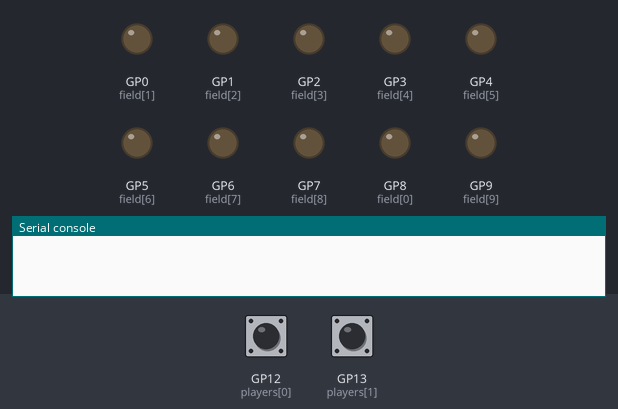
Bench run of a program on a simulated Raspberry Pi Pico running MicroPython. On the bench: output pins drawn as LEDs (lit = HIGH), the last lines printed to the serial console. Dashed ring = blinking. Inputs (shaded band) come from the test bench; at power-on: GP12 (players[0]) HIGH, GP13 (players[1]) HIGH.

Above: at 1.2 s.
1.3 s: GP12 (players[0]) pulled LOW for 0.15 s
At 1.7 s:
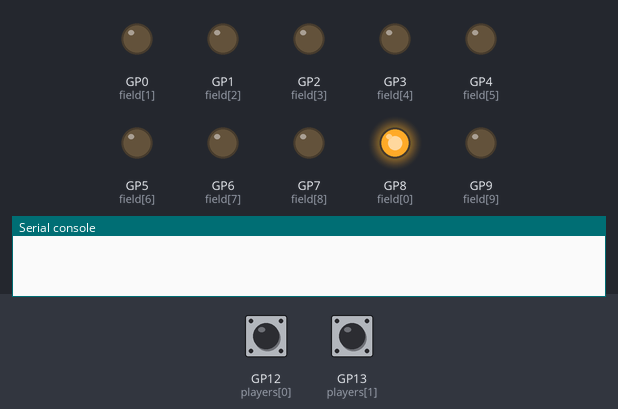
4.3 s: GP13 (players[1]) pulled LOW for 3.2 s
At 7.2 s:
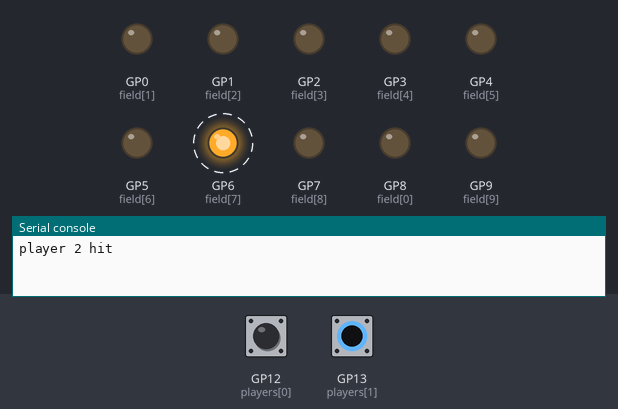
9.0 s: GP12 (players[0]) pulled LOW for 1 s
At 11.7 s:
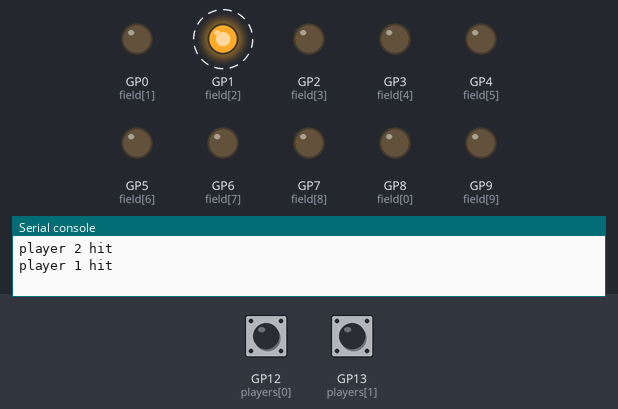
13.0 s: GP12 (players[0]) pulled LOW for 3.2 s
At 15.7 s:
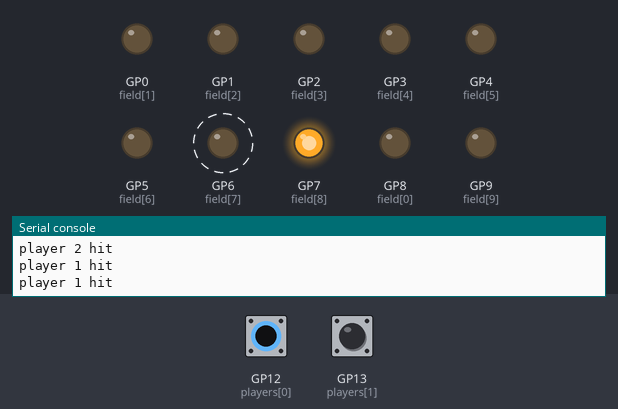
17.7 s: GP13 (players[1]) pulled LOW for 3.2 s
At 24.6 s:
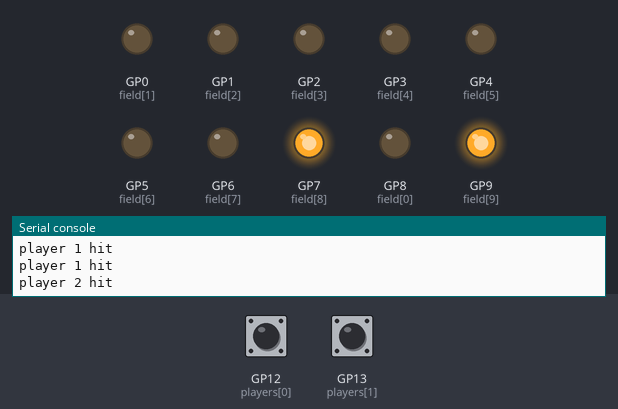
Timing chart, 0 to 24.9 s (numbered marks = the images above; inputs shaded):
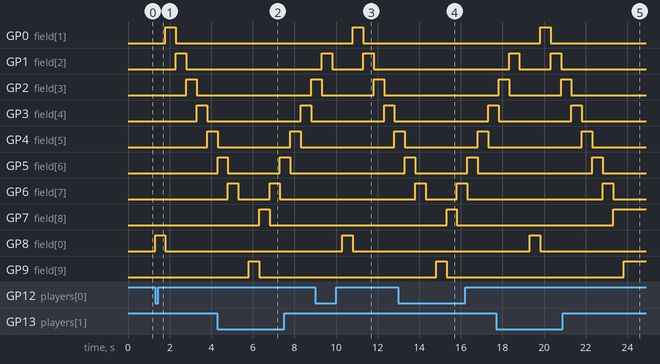

The program:

pong.py
```python
# pong game
# it has no reset and players can spam the button (or just keep them pressed :D)
# I just made this as a concept, wouldn't spend more time with it.

from machine import Pin
from time import sleep

players = [
    Pin(12,Pin.IN,Pin.PULL_UP),
    Pin(13,Pin.IN,Pin.PULL_UP)
]

field = [
    Pin(8,Pin.OUT), # left goal
    Pin(0,Pin.OUT),
    Pin(1,Pin.OUT),
    Pin(2,Pin.OUT),
    Pin(3,Pin.OUT),
    Pin(4,Pin.OUT),
    Pin(5,Pin.OUT),
    Pin(6,Pin.OUT),
    Pin(7,Pin.OUT),
    Pin(9,Pin.OUT) # right goal
]


ball_pos = 1
tick = 0.5
play = False


def ini():
    play = False
    ball_pos = 1

ini();

while True:
    if not play: # start the game or continue
        if not players[0].value():
            play = True
        else:
            continue

    # controls
    if ball_pos == 9:
        if not players[1].value():
            print("player 2 hit")
            field.reverse()
            ball_pos = 0

        if not players[0].value():
            print("player 1 hit")
            field.reverse()
            ball_pos = 0

    # game logic. If the ball is out it stops, if not it goes through the field
    if ball_pos > 9:
        field[9].value(1)
    else:
        fieldposcount = 1
        for i in field:
            i.value(0)
            if fieldposcount == ball_pos:
                i.value(1)
            fieldposcount += 1

        ball_pos += 1

    sleep(tick)
```

Measured:
- after the input at 1.3 s, GP0 (field[1]): LOW → HIGH after 0.50 s, → LOW 0.50 s later; GP1 (field[2]): LOW → HIGH after 1.0 s, → LOW 0.50 s later; GP2 (field[3]): LOW → HIGH after 1.5 s, → LOW 0.50 s later; GP3 (field[4]): LOW → HIGH after 2.0 s, → LOW 0.50 s later; GP4 (field[5]): LOW → HIGH after 2.5 s
- after the input at 4.3 s, GP2 (field[3]): LOW → HIGH after 4.5 s; GP3 (field[4]): LOW → HIGH after 4.0 s, → LOW 0.50 s later; GP7 (field[8]): LOW → HIGH after 2.0 s instead of 1.0 s
- after the input at 9.0 s, GP0 (field[1]): LOW → HIGH after 1.8 s instead of 0.81 s; GP3 (field[4]): LOW → HIGH after 3.3 s, → LOW 0.50 s later; GP4 (field[5]): LOW → HIGH after 3.8 s
- after the input at 13.0 s, GP3 (field[4]): LOW → HIGH after 4.3 s; GP7 (field[8]): LOW → HIGH after 2.3 s instead of 1.3 s
- after the input at 17.7 s, GP0 (field[1]): LOW → HIGH after 2.1 s instead of 1.1 s; GP4 (field[5]): LOW → HIGH after 4.1 s, → LOW 0.50 s later; GP5 (field[6]): LOW → HIGH after 4.6 s, → LOW 0.50 s later; GP6 (field[7]): LOW → HIGH after 5.1 s, → LOW 0.50 s later; GP7 (field[8]): LOW → HIGH after 5.6 s
- by itself, GP5 (field[6]): alternates HIGH for 0.50 s and LOW for 2.5 s
- by itself, GP6 (field[7]): alternates HIGH for 0.50 s and LOW for 1.5 s
